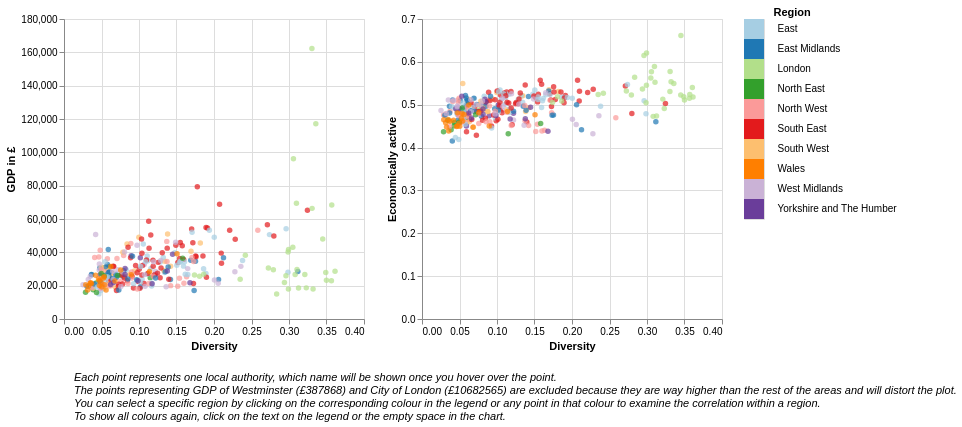

The Vega-Lite source for this figure:
### Vega-Lite specification from a JSON file in a GitHub repository (floating-point values rounded to 4 significant figures; data arrays with more than 128 entries replaced by an {"elided": "..."} marker saying what was removed)
{"config": {"view": {"continuousWidth": 300, "continuousHeight": 300}}, "vconcat": [{"hconcat": [{"mark": {"type": "point", "filled": true}, "encoding": {"color": {"condition": {"param": "param_1", "field": "Region", "scale": {"scheme": "paired"}, "legend": null, "type": "nominal"}, "value": "transparent"}, "tooltip": [{"field": "LAD21NM", "type": "nominal"}], "x": {"axis": {"title": "Diversity"}, "field": "Entropy", "type": "quantitative"}, "y": {"axis": {"title": "GDP in £"}, "field": "GDP2021", "type": "quantitative"}}, "name": "view_1", "transform": [{"filter": {"field": "GDP2021", "lt": 200000}}]}, {"mark": {"type": "point", "filled": true}, "encoding": {"color": {"condition": {"param": "param_1", "field": "Region", "scale": {"scheme": "paired"}, "legend": null, "type": "nominal"}, "value": "transparent"}, "tooltip": {"field": "LAD21NM", "title": null}, "x": {"axis": {"title": "Diversity"}, "field": "Entropy", "type": "quantitative"}, "y": {"field": "Economically active", "type": "quantitative"}}, "name": "view_2"}, {"mark": {"type": "rect"}, "encoding": {"color": {"condition": {"param": "param_1", "field": "Region", "scale": {"scheme": "paired"}, "legend": null, "type": "nominal"}, "value": "lightgray"}, "y": {"axis": {"title": "Region", "titleAngle": 0, "titleY": -2, "titleAlign": "left", "labelAlign": "left", "offset": -35, "ticks": false, "grid": false, "domainColor": "transparent"}, "field": "Region", "type": "nominal"}}, "height": 200, "name": "view_3"}], "data": {"name": "data-cd2d6b9b93319d4b560e44395039a349"}}, {"data": {"name": "empty"}, "mark": {"type": "text", "align": "left", "baseline": "bottom", "fontStyle": "italic"}, "encoding": {"text": {"value": ["Each point represents one local authority, which name will be shown once you hover over the point.", "The points representing GDP of Westminster (£387868) and City of London (£10682565) are excluded because they are way higher than the rest of the areas and will distort the plot.", "You can select a specific region by clicking on the corresponding colour in the legend or any point in that colour to examine the correlation within a region.", "To show all colours again, click on the text on the legend or the empty space in the chart."]}}}], "params": [{"name": "param_3", "select": {"type": "interval", "encodings": ["x", "y"]}, "bind": "scales", "views": ["view_1"]}, {"name": "param_1", "select": {"type": "point", "encodings": ["color"]}, "views": ["view_1", "view_2", "view_3"]}, {"name": "param_2", "select": {"type": "interval", "encodings": ["x", "y"]}, "bind": "scales", "views": ["view_2"]}], "$schema": "https://vega.github.io/schema/vega-lite/v5.17.0.json", "datasets": {"data-cd2d6b9b93319d4b560e44395039a349": {"elided": "331 records"}, "empty": [{}]}}
